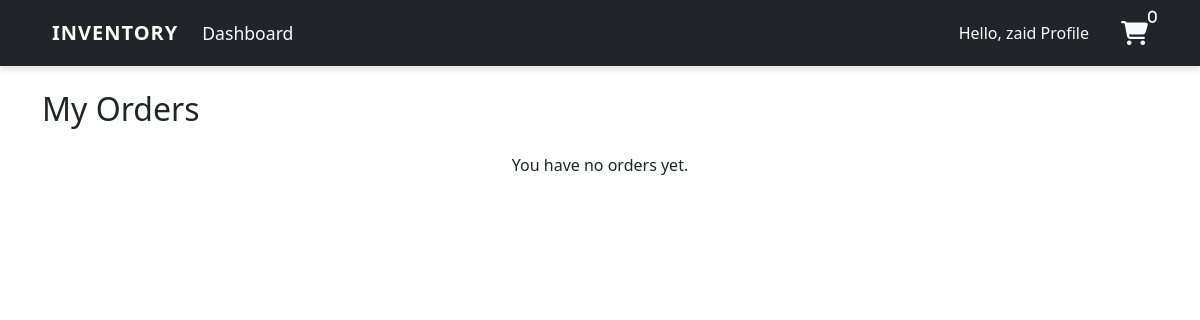
The page /myorder/ (signed in) on the database as committed earlier.
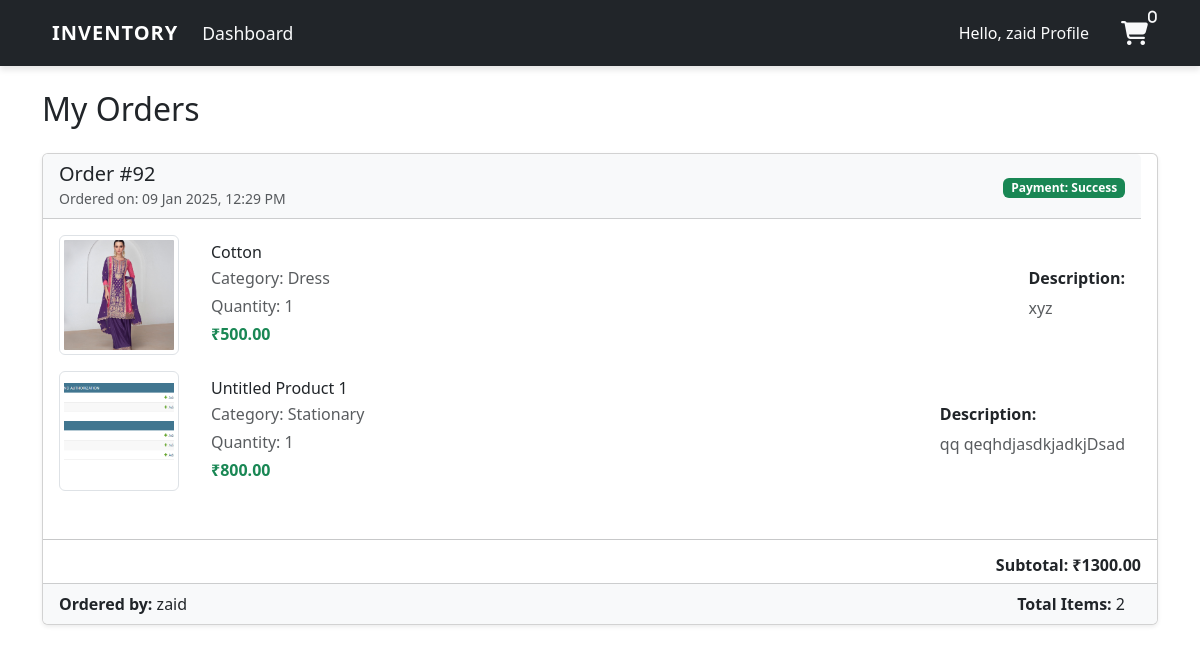
The same page on the database as committed later.
### user/models.py (models this page shows, shortened)
class Order(models.Model):
    product = models.ForeignKey(Product, on_delete=models.CASCADE , null=True )
    shipping_address = models.ForeignKey('ShippingAddress', on_delete=models.SET_NULL, null=True, blank=True , related_name='shipping_addresses')
    staff = models.ForeignKey(User, on_delete=models.CASCADE, null=True)
    order_quantity = models.PositiveIntegerField(null=True)
    date = models.DateTimeField(auto_now_add=True)
    payment_status = models.CharField(
        max_length=20, choices=[('success', 'Success'), ('failed', 'Failed')],
        default='failed'
    )

class OrderItem(models.Model):
    product = models.ForeignKey(Product, on_delete=models.CASCADE)
    date = models.DateTimeField(auto_now_add=True)
    quantity = models.PositiveIntegerField(default=1)
    order = models.ForeignKey(Order, on_delete=models.CASCADE)

class Product(models.Model):
    name = models.CharField(max_length=100, blank=True , default='Untitled Product')
    category = models.CharField(max_length=20, choices=CATEGORY, blank=True ,default='Stationary')
    quantity = models.PositiveIntegerField()
    price = models.DecimalField(max_digits=10, decimal_places=2, default=0.00)
    description = models.TextField(blank=True, null=True)
    image = models.ImageField(upload_to='product_images/', blank=True, null=True)

### user/views.py (the view)
# urls.py: path('myorder/', views.myorder, name='myorder'),
@login_required(login_url='login')
def myorder(request):
    orders = Order.objects.filter(staff=request.user).prefetch_related('orderitem_set').order_by('-date')  # Adjust relationship name if different
    cart = request.session.get('cart', {})
    orders_with_subtotals = []
    for order in orders:
        subtotal = sum(
            item.product.price * item.quantity for item in order.orderitem_set.all()
        )
        orders_with_subtotals.append({
            'order': order,
            'subtotal': subtotal,
        })
    context = {
        'cart_items':cart,
        'orders': orders,
        'orders_with_subtotals': orders_with_subtotals,
    }
    return render(request, 'dashboard/my_order.html', context)

### templates/dashboard/my_order.html (shortened to what this page needs)
{% extends 'partials/base.html' %}
{% block content %}
<div class="container my-4">
  <h2 class="mb-4">My Orders</h2>
  {% if orders_with_subtotals %}
    {% for order_data in orders_with_subtotals %}
    <div class="card mb-4 shadow-sm">
      <div class="card-header bg-light d-flex justify-content-between align-items-center">
        <div>
          <h5 class="mb-0">Order #{{ order_data.order.id }}</h5>
          <small class="text-muted">Ordered on: {{ order_data.order.date|date:"d M Y, h:i A" }}</small>
        </div>
        <div>
          <span class="badge bg-success text-white">Payment: {{ order_data.order.payment_status|capfirst }}</span>
        </div>
      </div>
      <div class="card-body">
        {% for item in order_data.order.orderitem_set.all %}
        <div class="d-flex mb-3">
          <div class="me-3">
            <img src="{{ item.product.image.url }}" alt="{{ item.product.name }}" class="img-thumbnail" style="width: 120px; height: 120px; object-fit: cover;">
          </div>
          <div class="flex-grow-1">
            <h6 class="mb-1">{{ item.product.name }}</h6>
            <p class="mb-1 text-muted">Category: {{ item.product.category }}</p>
            <p class="mb-1 text-muted">Quantity: {{ item.quantity }}</p>
            <p class="mb-0 fw-bold text-success">₹{{ item.product.price }}</p>
          </div>
          <div class="ms-3 align-self-center">
            <h6 class="fw-bold">Description:</h6>
            <p class="text-muted mb-0">{{ item.product.description }}</p>
          </div>
        </div>
        {% endfor %}
      </div>
      <hr>
      <div class="d-flex justify-content-end">
        <h6 class="fw-bold">Subtotal: ₹{{ order_data.subtotal }}</h6>
      </div>
      <div class="card-footer bg-light">
        <div class="d-flex justify-content-between align-items-center">
          <div>
            <p class="mb-0"><strong>Ordered by:</strong> {{ order_data.order.staff.username }}</p>
          </div>
          <div>
            <strong>Total Items:</strong> {{ order_data.order.orderitem_set.count }}
          </div>
        </div>
      </div>
    </div>
    {% endfor %}
  {% else %}
    <p class="text-center">You have no orders yet.</p>
  {% endif %}
</div>
{% endblock %}

Rows that differ between the two databases and show on the page:
added Order: order.id "92", order "09 Jan 2025, 12:29 PM", order.payment_status "Success", subtotal "1300.00", order.staff.username "zaid", order.orderitem_set.count "2"
added OrderItem: product.image (picture), product.name "Cotton", product.category "Dress", quantity "1", product.price "500.00", product.description "xyz"
added OrderItem: product.image (picture), product.name "Untitled Product 1", product.category "Stationary", quantity "1", product.price "800.00", product.description "qq qeqhdjasdkjadkjDsad"
Other text that changed with them:
text no longer shown: "You have no orders yet."
